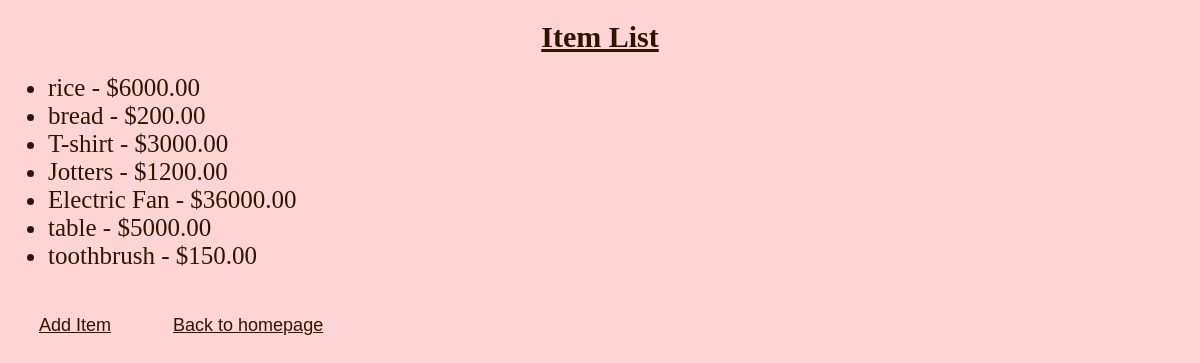
Screenshot of /view_items/ with the database file from the repository.
### shop_inventory_app/models.py (models this page shows, shortened)
class Item(models.Model):
    name = models.CharField(max_length=100)
    price = models.DecimalField(max_digits=10, decimal_places=2)

### shop_inventory_app/views.py (the view)
# urls.py: path('view_items/', views.item_list, name='item_list'),
def item_list(request):
    items = Item.objects.all()
    return render(request, 'item_list.html', {'items': items})

### shop_inventory_app/templates/item_list.html (shortened to what this page needs)
<!DOCTYPE html>
<html lang="en">
<head>
</head>
<body>
    <h1>Item List</h1>
    <ul>
        {% for item in items %}
            <li>{{ item.name }} - ${{ item.price }}</li>
        {% endfor %}
    </ul>
    <a href="{% url 'add_item' %}">Add Item</a>
    <a href="{% url 'home' %}"> Back to homepage</a>
</body>
</html>

### shop_inventory_app/templates/item_list.html (style rules this page uses)
body { background-color: #ffd4d4; color: rgb(45, 22, 1); }
h1 { font-size: 30px; text-decoration: underline; text-align: center; }
a { color: rgb(45, 22, 1); float: left; padding: 29px 31px; text-decoration: underline; font-family: Tahoma,Verdana,Segoe,sans-serif; font-size: 18px; }
li { font-size: 25px; }

### rows the page displays
Item: name "rice", price "6000.00"
Item: name "bread", price "200.00"
Item: name "T-shirt", price "3000.00"
Item: name "Jotters", price "1200.00"
Item: name "Electric Fan", price "36000.00"
Item: name "table", price "5000.00"
Item: name "toothbrush", price "150.00"
